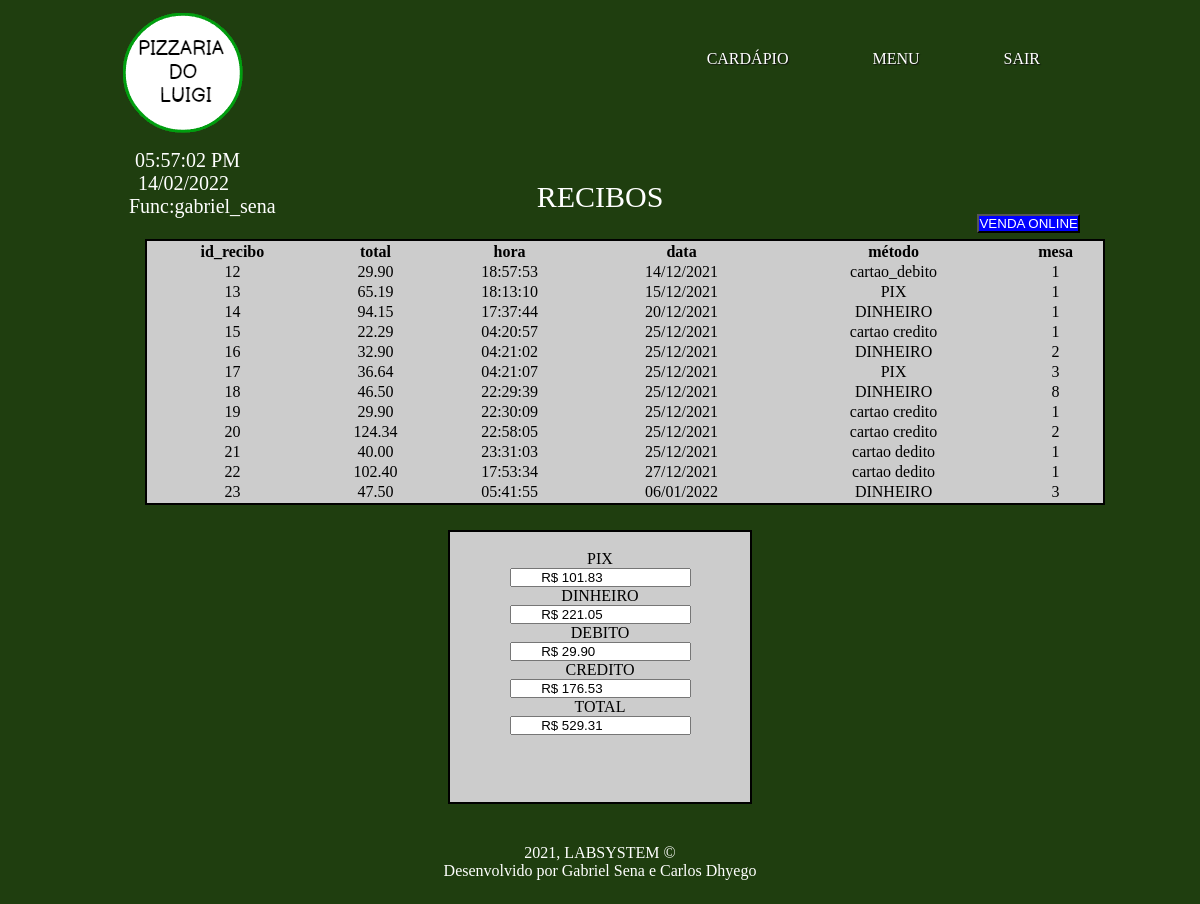
Page /atendente-pc/index.php?pagina=faturamento_historico (signed in) on the committed database.
### tables this page shows
CREATE TABLE `recibo` (
  `id_recibo` int(11) NOT NULL,
  `mesa_recibo` int(11) NOT NULL,
  `total` decimal(10,2) NOT NULL,
  `metodo_pagamento` varchar(30) NOT NULL,
  `data_recibo` timestamp NOT NULL DEFAULT CURRENT_TIMESTAMP
);

### atendente-pc/db.php (called while the page is built, shortened)
<?php
$servidor = "localhost";
$usuario = "root";
$senha = "";
$db = "pizza_luigi";
$conexao = mysqli_connect($servidor, $usuario, $senha, $db);
$query_total = "SELECT * FROM recibo";
$consulta_total = mysqli_query($conexao, $query_total);

### atendente-pc/views/historico_recibos.php (the view, shortened to what this page needs)
<div style="text-align: center;">
	<label style="font-size: 30px;font-family: cursive;color: white;">RECIBOS</label>
</div>
<a href="?pagina=recibo_online" style="float: right;">
		<input type="button" name="botao" value="VENDA ONLINE" style="background-color: blue;color: white">
	</a>
<div>
<table id="tabela_pizza" style="border: 2px solid black; width: 100%;background-color: #ccc;text-align: center">
	<thead>
	<tr>
		<th>id_recibo</th>
		<th>total</th>
		<th>hora</th>
		<th>data</th>
		<th>método</th>
		<th>mesa</th>
	</tr>
	</thead>
	<tbody>
	<?php
			while($linha = mysqli_fetch_array($consulta_total)){
				echo '<tr><td >'.$linha['id_recibo'].'</td>';
				$var = $linha['data_recibo'];
				echo '<td>'.$linha['total'].'</td>';
				echo '<td>'.date('H:i:s', strtotime($var)).'</td>';
				echo '<td>'.date('d/m/Y', strtotime($var)).'</td>';
				echo '<td>'.$linha['metodo_pagamento'].'</td>';
				echo '<td>'.$linha['mesa_recibo'].'</td>';
			}
				mysqli_data_seek($consulta_total, 0);
	?>
	</tbody>
</table>
<div id="containermenu" style="text-align: center;background-color: #ccc;height: 270px">
	<br>
	<label style="">PIX</label><br>
	<input type="text" name="total" readonly="true" value="
	<?php $total_pix = '0.00';
	while($linha = mysqli_fetch_array($consulta_total)){
		if($linha['metodo_pagamento'] == 'PIX') {
			$total_pix += $linha['total'];
		}
	}
	mysqli_data_seek($consulta_total, 0);
	echo 'R$ '.number_format((float)$total_pix, 2, '.', '');
	?>
"><br>
	<label style="">DINHEIRO</label><br>
	<input type="text" name="total" readonly="true" value="
	<?php $total_dinheiro = '0.00'; $total_cartao_debito = '0.0'; $total_cartao_credito = '0.0';
	while($linha = mysqli_fetch_array($consulta_total)){
		if($linha['metodo_pagamento'] == 'DINHEIRO') {
			$total_dinheiro += $linha['total'];
		}
	}
	mysqli_data_seek($consulta_total, 0);
	echo 'R$ '.number_format((float)$total_dinheiro, 2, '.', '');
	?>
"><br>
<label style="">DEBITO</label><br>
	<input type="text" name="total" readonly="true" value="
	<?php $total_cartao_debito = '0.00';
	while($linha = mysqli_fetch_array($consulta_total)){
		if($linha['metodo_pagamento'] == 'cartao_debito') {
			$total_cartao_debito += $linha['total'];
		}
	}
	mysqli_data_seek($consulta_total, 0);
	echo 'R$ '.number_format((float)$total_cartao_debito, 2, '.', '');
	?>
"><br>
<label style="">CREDITO</label><br>
	<input type="text" name="total" readonly="true" value="
	<?php $total_cartao_credito = '0.00';
	while($linha = mysqli_fetch_array($consulta_total)){
		if($linha['metodo_pagamento'] == 'cartao credito') {
			$total_cartao_credito += $linha['total'];
		}
	}
	echo 'R$ '.number_format((float)$total_cartao_credito, 2, '.', '');
	?>
"><br>
<label style="">TOTAL</label><br>
	<input type="text" name="total" readonly="true" value="
	<?php $s = $total_dinheiro + $total_pix + $total_cartao_credito + $total_cartao_debito;
	echo 'R$ '.number_format((float)$s, 2, '.', '');
	?>
">
</div>
</div>

### atendente-pc/css/novo_estilo.css (style rules this page uses)
* { margin: 0;padding: 0 }
body { height: 100px; font-family: cursive; font-size: 16px }
#tabela_pizza { margin: 25px; }
#containermenu { margin: 0 auto; width: 300px; height: 150px; border: solid 2px black; }

### rows in the picture
recibo: id_recibo "12", total "29.90", data_recibo "18:57:53", data_recibo "14/12/2021", metodo_pagamento "cartao_debito", mesa_recibo "1"
recibo: id_recibo "13", total "65.19", data_recibo "18:13:10", data_recibo "15/12/2021", metodo_pagamento "PIX", mesa_recibo "1"
recibo: id_recibo "14", total "94.15", data_recibo "17:37:44", data_recibo "20/12/2021", metodo_pagamento "DINHEIRO", mesa_recibo "1"
recibo: id_recibo "15", total "22.29", data_recibo "04:20:57", data_recibo "25/12/2021", metodo_pagamento "cartao credito", mesa_recibo "1"
recibo: id_recibo "16", total "32.90", data_recibo "04:21:02", data_recibo "25/12/2021", metodo_pagamento "DINHEIRO", mesa_recibo "2"
recibo: id_recibo "17", total "36.64", data_recibo "04:21:07", data_recibo "25/12/2021", metodo_pagamento "PIX", mesa_recibo "3"
recibo: id_recibo "18", total "46.50", data_recibo "22:29:39", data_recibo "25/12/2021", metodo_pagamento "DINHEIRO", mesa_recibo "8"
recibo: id_recibo "19", total "29.90", data_recibo "22:30:09", data_recibo "25/12/2021", metodo_pagamento "cartao credito", mesa_recibo "1"
recibo: id_recibo "20", total "124.34", data_recibo "22:58:05", data_recibo "25/12/2021", metodo_pagamento "cartao credito", mesa_recibo "2"
recibo: id_recibo "21", total "40.00", data_recibo "23:31:03", data_recibo "25/12/2021", metodo_pagamento "cartao dedito", mesa_recibo "1"
recibo: id_recibo "22", total "102.40", data_recibo "17:53:34", data_recibo "27/12/2021", metodo_pagamento "cartao dedito", mesa_recibo "1"
recibo: id_recibo "23", total "47.50", data_recibo "05:41:55", data_recibo "06/01/2022", metodo_pagamento "DINHEIRO", mesa_recibo "3"

### other values in the picture
$_SESSION['usuario'] "gabriel_sena"
